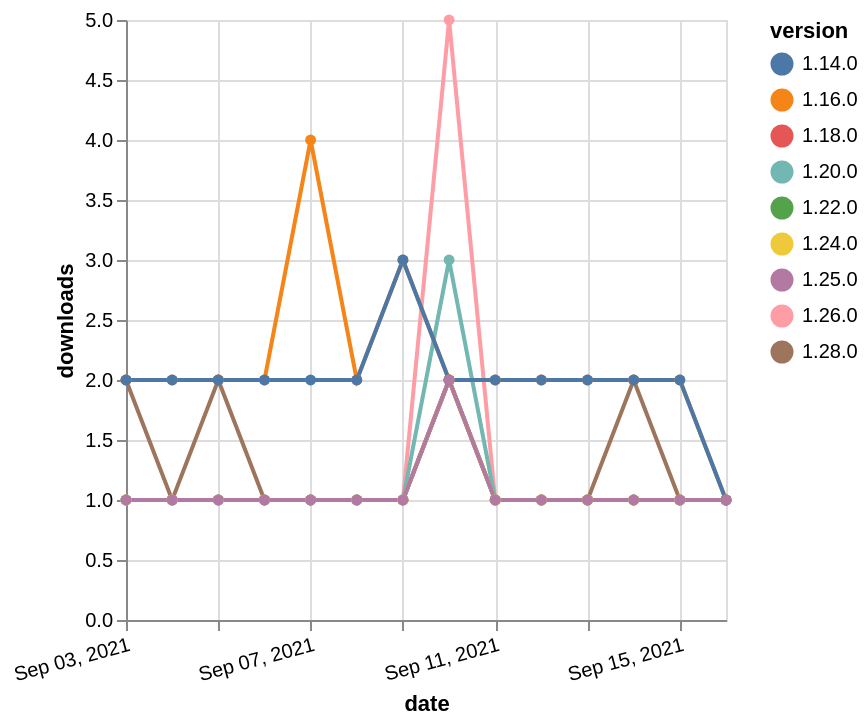

The Vega-Lite source for this figure:
### Vega-Lite specification from a JSON file in a GitHub repository (floating-point values rounded to 4 significant figures)
{"$schema": "https://vega.github.io/schema/vega-lite/v5.json", "description": "A simple bar chart with embedded data.", "data": {"values": [{"date": "2021-09-03", "total": 223, "delta": 1, "version": "1.18.0"}, {"date": "2021-09-04", "total": 224, "delta": 1, "version": "1.18.0"}, {"date": "2021-09-05", "total": 225, "delta": 1, "version": "1.18.0"}, {"date": "2021-09-06", "total": 226, "delta": 1, "version": "1.18.0"}, {"date": "2021-09-07", "total": 227, "delta": 1, "version": "1.18.0"}, {"date": "2021-09-08", "total": 228, "delta": 1, "version": "1.18.0"}, {"date": "2021-09-09", "total": 229, "delta": 1, "version": "1.18.0"}, {"date": "2021-09-10", "total": 231, "delta": 2, "version": "1.18.0"}, {"date": "2021-09-11", "total": 232, "delta": 1, "version": "1.18.0"}, {"date": "2021-09-12", "total": 233, "delta": 1, "version": "1.18.0"}, {"date": "2021-09-13", "total": 234, "delta": 1, "version": "1.18.0"}, {"date": "2021-09-14", "total": 235, "delta": 1, "version": "1.18.0"}, {"date": "2021-09-15", "total": 236, "delta": 1, "version": "1.18.0"}, {"date": "2021-09-16", "total": 237, "delta": 1, "version": "1.18.0"}, {"date": "2021-09-03", "total": 177, "delta": 1, "version": "1.22.0"}, {"date": "2021-09-04", "total": 178, "delta": 1, "version": "1.22.0"}, {"date": "2021-09-05", "total": 179, "delta": 1, "version": "1.22.0"}, {"date": "2021-09-06", "total": 180, "delta": 1, "version": "1.22.0"}, {"date": "2021-09-07", "total": 181, "delta": 1, "version": "1.22.0"}, {"date": "2021-09-08", "total": 182, "delta": 1, "version": "1.22.0"}, {"date": "2021-09-09", "total": 183, "delta": 1, "version": "1.22.0"}, {"date": "2021-09-10", "total": 185, "delta": 2, "version": "1.22.0"}, {"date": "2021-09-11", "total": 186, "delta": 1, "version": "1.22.0"}, {"date": "2021-09-12", "total": 187, "delta": 1, "version": "1.22.0"}, {"date": "2021-09-13", "total": 188, "delta": 1, "version": "1.22.0"}, {"date": "2021-09-14", "total": 189, "delta": 1, "version": "1.22.0"}, {"date": "2021-09-15", "total": 190, "delta": 1, "version": "1.22.0"}, {"date": "2021-09-16", "total": 191, "delta": 1, "version": "1.22.0"}, {"date": "2021-09-03", "total": 119, "delta": 2, "version": "1.28.0"}, {"date": "2021-09-04", "total": 120, "delta": 1, "version": "1.28.0"}, {"date": "2021-09-05", "total": 122, "delta": 2, "version": "1.28.0"}, {"date": "2021-09-06", "total": 123, "delta": 1, "version": "1.28.0"}, {"date": "2021-09-07", "total": 124, "delta": 1, "version": "1.28.0"}, {"date": "2021-09-08", "total": 125, "delta": 1, "version": "1.28.0"}, {"date": "2021-09-09", "total": 126, "delta": 1, "version": "1.28.0"}, {"date": "2021-09-10", "total": 128, "delta": 2, "version": "1.28.0"}, {"date": "2021-09-11", "total": 129, "delta": 1, "version": "1.28.0"}, {"date": "2021-09-12", "total": 130, "delta": 1, "version": "1.28.0"}, {"date": "2021-09-13", "total": 131, "delta": 1, "version": "1.28.0"}, {"date": "2021-09-14", "total": 133, "delta": 2, "version": "1.28.0"}, {"date": "2021-09-15", "total": 134, "delta": 1, "version": "1.28.0"}, {"date": "2021-09-16", "total": 135, "delta": 1, "version": "1.28.0"}, {"date": "2021-09-03", "total": 257, "delta": 1, "version": "1.26.0"}, {"date": "2021-09-04", "total": 258, "delta": 1, "version": "1.26.0"}, {"date": "2021-09-05", "total": 259, "delta": 1, "version": "1.26.0"}, {"date": "2021-09-06", "total": 260, "delta": 1, "version": "1.26.0"}, {"date": "2021-09-07", "total": 261, "delta": 1, "version": "1.26.0"}, {"date": "2021-09-08", "total": 262, "delta": 1, "version": "1.26.0"}, {"date": "2021-09-09", "total": 263, "delta": 1, "version": "1.26.0"}, {"date": "2021-09-10", "total": 268, "delta": 5, "version": "1.26.0"}, {"date": "2021-09-11", "total": 269, "delta": 1, "version": "1.26.0"}, {"date": "2021-09-12", "total": 270, "delta": 1, "version": "1.26.0"}, {"date": "2021-09-13", "total": 271, "delta": 1, "version": "1.26.0"}, {"date": "2021-09-14", "total": 272, "delta": 1, "version": "1.26.0"}, {"date": "2021-09-15", "total": 273, "delta": 1, "version": "1.26.0"}, {"date": "2021-09-16", "total": 274, "delta": 1, "version": "1.26.0"}, {"date": "2021-09-03", "total": 280, "delta": 1, "version": "1.20.0"}, {"date": "2021-09-04", "total": 281, "delta": 1, "version": "1.20.0"}, {"date": "2021-09-05", "total": 282, "delta": 1, "version": "1.20.0"}, {"date": "2021-09-06", "total": 283, "delta": 1, "version": "1.20.0"}, {"date": "2021-09-07", "total": 284, "delta": 1, "version": "1.20.0"}, {"date": "2021-09-08", "total": 285, "delta": 1, "version": "1.20.0"}, {"date": "2021-09-09", "total": 286, "delta": 1, "version": "1.20.0"}, {"date": "2021-09-10", "total": 289, "delta": 3, "version": "1.20.0"}, {"date": "2021-09-11", "total": 290, "delta": 1, "version": "1.20.0"}, {"date": "2021-09-12", "total": 291, "delta": 1, "version": "1.20.0"}, {"date": "2021-09-13", "total": 292, "delta": 1, "version": "1.20.0"}, {"date": "2021-09-14", "total": 293, "delta": 1, "version": "1.20.0"}, {"date": "2021-09-15", "total": 294, "delta": 1, "version": "1.20.0"}, {"date": "2021-09-16", "total": 295, "delta": 1, "version": "1.20.0"}, {"date": "2021-09-03", "total": 2417, "delta": 2, "version": "1.16.0"}, {"date": "2021-09-04", "total": 2419, "delta": 2, "version": "1.16.0"}, {"date": "2021-09-05", "total": 2421, "delta": 2, "version": "1.16.0"}, {"date": "2021-09-06", "total": 2423, "delta": 2, "version": "1.16.0"}, {"date": "2021-09-07", "total": 2427, "delta": 4, "version": "1.16.0"}, {"date": "2021-09-08", "total": 2429, "delta": 2, "version": "1.16.0"}, {"date": "2021-09-09", "total": 2432, "delta": 3, "version": "1.16.0"}, {"date": "2021-09-10", "total": 2434, "delta": 2, "version": "1.16.0"}, {"date": "2021-09-11", "total": 2436, "delta": 2, "version": "1.16.0"}, {"date": "2021-09-12", "total": 2438, "delta": 2, "version": "1.16.0"}, {"date": "2021-09-13", "total": 2440, "delta": 2, "version": "1.16.0"}, {"date": "2021-09-14", "total": 2442, "delta": 2, "version": "1.16.0"}, {"date": "2021-09-15", "total": 2444, "delta": 2, "version": "1.16.0"}, {"date": "2021-09-16", "total": 2445, "delta": 1, "version": "1.16.0"}, {"date": "2021-09-03", "total": 153, "delta": 1, "version": "1.24.0"}, {"date": "2021-09-04", "total": 154, "delta": 1, "version": "1.24.0"}, {"date": "2021-09-05", "total": 155, "delta": 1, "version": "1.24.0"}, {"date": "2021-09-06", "total": 156, "delta": 1, "version": "1.24.0"}, {"date": "2021-09-07", "total": 157, "delta": 1, "version": "1.24.0"}, {"date": "2021-09-08", "total": 158, "delta": 1, "version": "1.24.0"}, {"date": "2021-09-09", "total": 159, "delta": 1, "version": "1.24.0"}, {"date": "2021-09-10", "total": 161, "delta": 2, "version": "1.24.0"}, {"date": "2021-09-11", "total": 162, "delta": 1, "version": "1.24.0"}, {"date": "2021-09-12", "total": 163, "delta": 1, "version": "1.24.0"}, {"date": "2021-09-13", "total": 164, "delta": 1, "version": "1.24.0"}, {"date": "2021-09-14", "total": 165, "delta": 1, "version": "1.24.0"}, {"date": "2021-09-15", "total": 166, "delta": 1, "version": "1.24.0"}, {"date": "2021-09-16", "total": 167, "delta": 1, "version": "1.24.0"}, {"date": "2021-09-03", "total": 2322, "delta": 2, "version": "1.14.0"}, {"date": "2021-09-04", "total": 2324, "delta": 2, "version": "1.14.0"}, {"date": "2021-09-05", "total": 2326, "delta": 2, "version": "1.14.0"}, {"date": "2021-09-06", "total": 2328, "delta": 2, "version": "1.14.0"}, {"date": "2021-09-07", "total": 2330, "delta": 2, "version": "1.14.0"}, {"date": "2021-09-08", "total": 2332, "delta": 2, "version": "1.14.0"}, {"date": "2021-09-09", "total": 2335, "delta": 3, "version": "1.14.0"}, {"date": "2021-09-10", "total": 2337, "delta": 2, "version": "1.14.0"}, {"date": "2021-09-11", "total": 2339, "delta": 2, "version": "1.14.0"}, {"date": "2021-09-12", "total": 2341, "delta": 2, "version": "1.14.0"}, {"date": "2021-09-13", "total": 2343, "delta": 2, "version": "1.14.0"}, {"date": "2021-09-14", "total": 2345, "delta": 2, "version": "1.14.0"}, {"date": "2021-09-15", "total": 2347, "delta": 2, "version": "1.14.0"}, {"date": "2021-09-16", "total": 2348, "delta": 1, "version": "1.14.0"}, {"date": "2021-09-03", "total": 148, "delta": 1, "version": "1.25.0"}, {"date": "2021-09-04", "total": 149, "delta": 1, "version": "1.25.0"}, {"date": "2021-09-05", "total": 150, "delta": 1, "version": "1.25.0"}, {"date": "2021-09-06", "total": 151, "delta": 1, "version": "1.25.0"}, {"date": "2021-09-07", "total": 152, "delta": 1, "version": "1.25.0"}, {"date": "2021-09-08", "total": 153, "delta": 1, "version": "1.25.0"}, {"date": "2021-09-09", "total": 154, "delta": 1, "version": "1.25.0"}, {"date": "2021-09-10", "total": 156, "delta": 2, "version": "1.25.0"}, {"date": "2021-09-11", "total": 157, "delta": 1, "version": "1.25.0"}, {"date": "2021-09-12", "total": 158, "delta": 1, "version": "1.25.0"}, {"date": "2021-09-13", "total": 159, "delta": 1, "version": "1.25.0"}, {"date": "2021-09-14", "total": 160, "delta": 1, "version": "1.25.0"}, {"date": "2021-09-15", "total": 161, "delta": 1, "version": "1.25.0"}, {"date": "2021-09-16", "total": 162, "delta": 1, "version": "1.25.0"}]}, "width": "container", "mark": {"type": "line", "point": {"filled": true}}, "encoding": {"x": {"field": "date", "type": "temporal", "timeUnit": "yearmonthdate", "title": "date", "axis": {"labelAngle": -15}}, "y": {"field": "delta", "type": "quantitative", "title": "downloads"}, "color": {"field": "version", "type": "nominal"}, "tooltip": {"field": "delta"}}}
